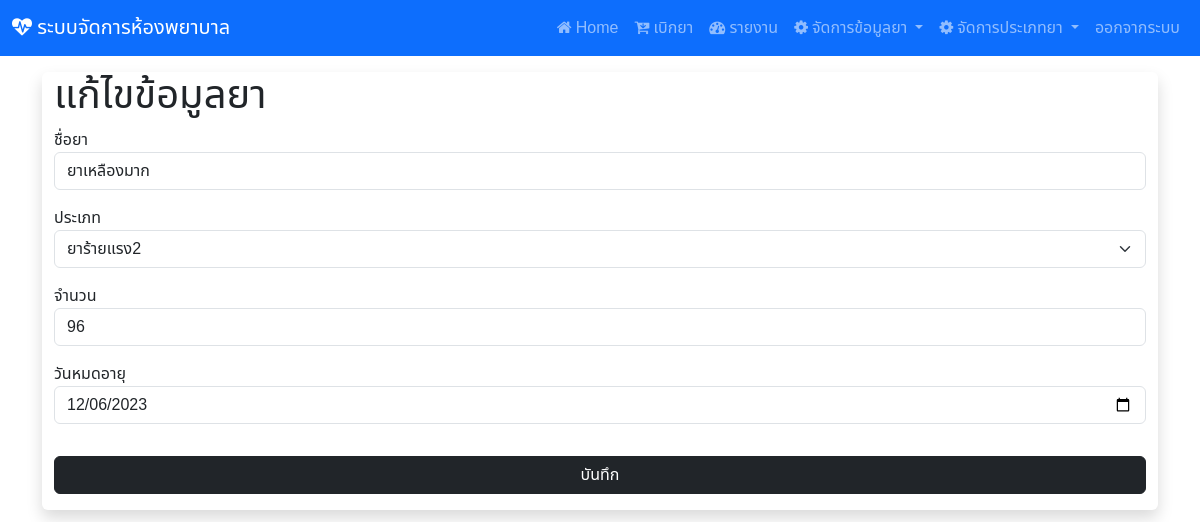
/edit/11 (signed in), run on an earlier commit of the app's database.
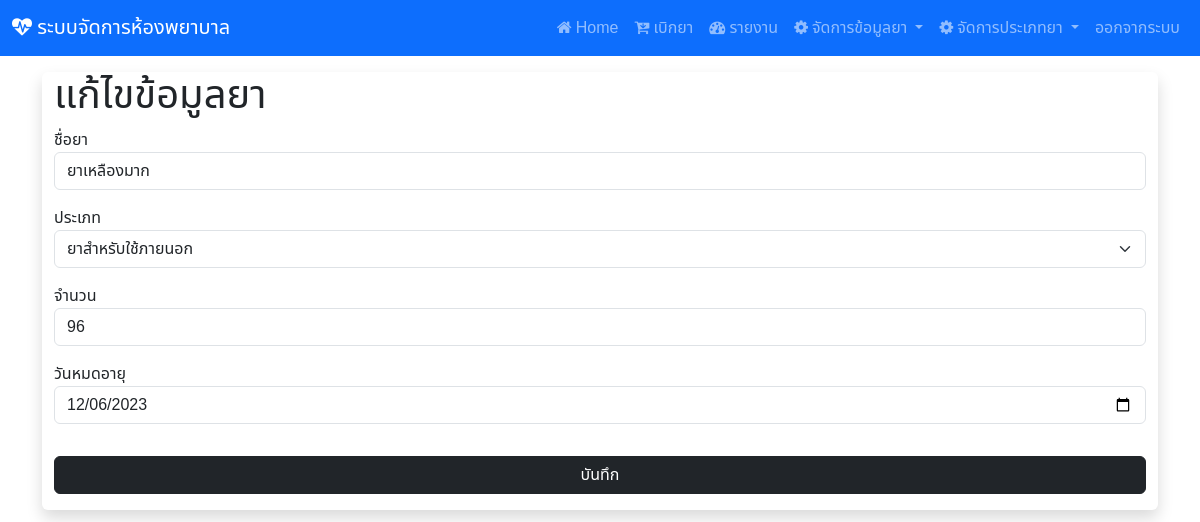
And on a later commit of the database.
### hospital_app/models.py (models this page shows, shortened)
class drug(models.Model):
    drug_id = models.AutoField(primary_key=True)
    drug_name = models.CharField(max_length=255)
    drug_type = models.ForeignKey(d_type, on_delete=models.CASCADE)
    drug_qty = models.IntegerField()
    drug_exp = models.DateField()

class d_type(models.Model):
    type_id = models.AutoField(primary_key=True)
    type_name = models.CharField(max_length=255)

### hospital_app/views.py (the view, shortened to what this page needs)
# urls.py: path('edit/<int:pk>',views.edit_drug),#หน้าแก้ไขข้อมูลยา
@login_required(login_url="/login")
def edit_drug(request,pk):
    table = drug.objects.get(drug_id=pk)
    table2 = d_type.objects.all()
    context = {"drug_data" : table , "drug_type" : table2}
    return render(request,'edit_d.html',context)

### hospital_app/templates/edit_d.html (shortened to what this page needs)
{% extends "base.html" %}
{% block content %}
<div class="container-fluid my-3 justify-content-center align-items-center shadow rounded">
<h1 class="mt-2">แก้ไขข้อมูลยา</h1>
<form action="" method="POST">
<div class="mb-3">
ชื่อยา  <input type="text" name="drug_name" value="{{drug_data.drug_name}}" class="form-control" required>
</div>
<div class="mb-3">
ประเภท <select name="drug_type" class="form-select">
{% for i in drug_type %}
<option value="{{i.type_id}}"
{% if i.type_id == drug_data.drug_type_id %}
selected
{% endif %}
>{{i.type_name}}</option>
{% endfor %}
</select>
</div>
<div class="mb-3">
จำนวน  <input type="number" name="drug_qty" value="{{drug_data.drug_qty}}" class="form-control" required>
</div>
<div class="mb-3">
วันหมดอายุ  <input type="date" name="drug_expired" value="{{drug_data.drug_exp|date:'Y-m-d'}}" class="form-control" required>
</div>
<button type="submit" class="btn btn-dark w-100 mt-3 mb-3" >บันทึก</button>
</form>
</div>
{% endblock %}

What changed in the data, as far as the page shows it:
changed drug "ยาเหลืองมาก": drug_type "ยาร้ายแรง2" → "ยาสำหรับใช้ภายนอก"
